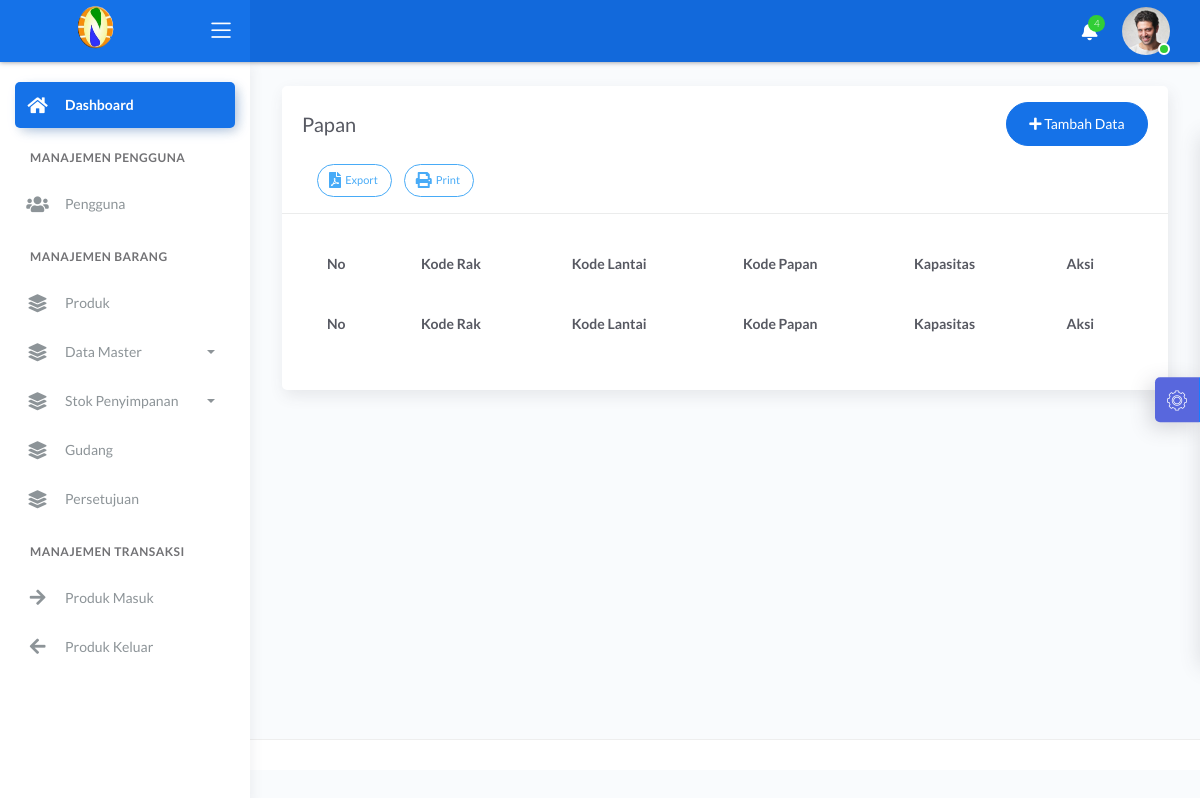
Page /index.php/papan on the earlier database version.
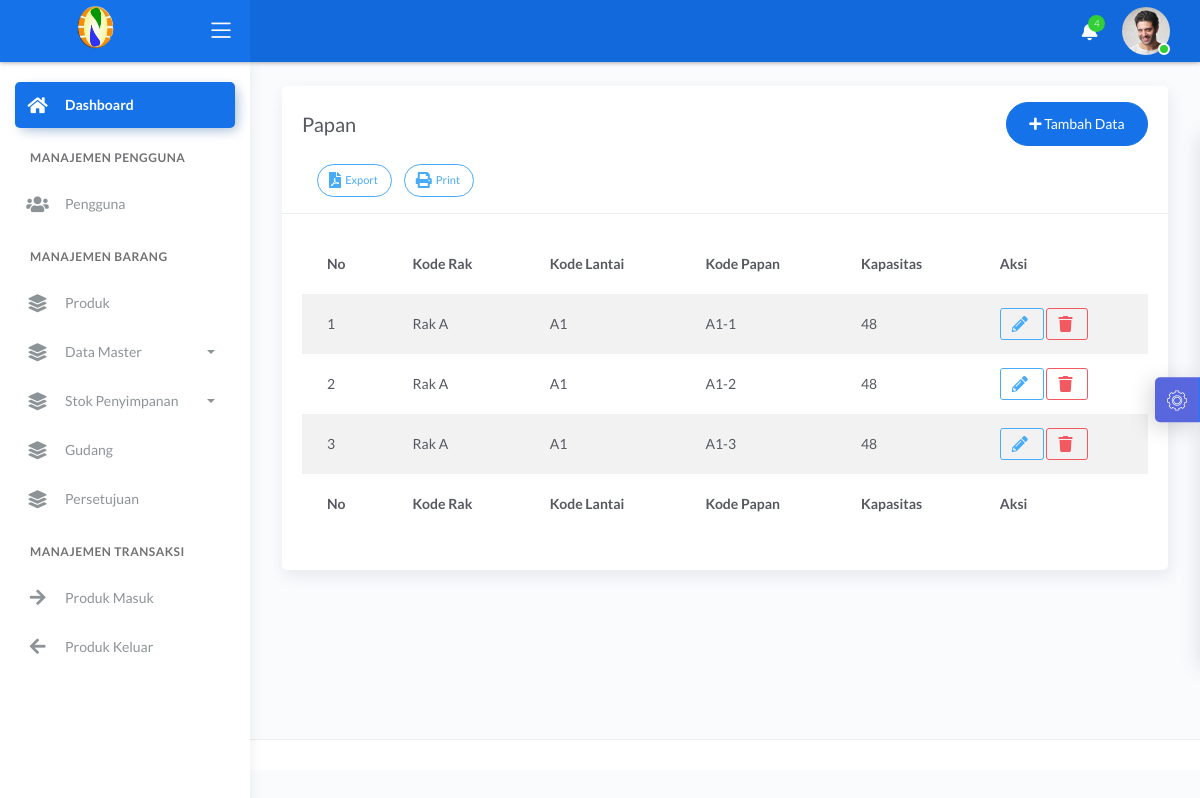
Same page on the later database version.
### tables this page shows
CREATE TABLE `tb_papan` (
  `id_papan` int(11) NOT NULL,
  `id_rak` int(11) NOT NULL,
  `id_lantai` int(11) NOT NULL,
  `kode_papan` varchar(30) NOT NULL,
  `no_urut` int(11) NOT NULL,
  `kapasitas_papan` int(11) NOT NULL
);

CREATE TABLE `tb_rak` (
  `id_rak` int(11) NOT NULL,
  `kode_rak` varchar(30) NOT NULL,
  `kapasitas` int(20) NOT NULL
);

CREATE TABLE `tb_lantai` (
  `id_lantai` int(11) NOT NULL,
  `id_rak` int(11) NOT NULL,
  `kode_lantai` varchar(20) NOT NULL,
  `no_urut` int(11) NOT NULL,
  `kapasitas_lantai` int(11) NOT NULL
);

### application/controllers/Papan.php (called while the page is built, shortened)
<?php
class Papan extends CI_Controller
{
    public function __construct()
    {
        $this->load->model('M_lantai');
        $this->load->model('M_rak');
        $this->load->model('M_papan');
    }
    public function index()
    {
        $data['title'] = 'Papan';
        $data['lantai'] = $this->M_lantai->tampil();
        $data['rak'] = $this->M_rak->tampil();
        $data['papan'] = $this->M_papan->tampil();
        $this->load->view('Template/header',$data);
        $this->load->view('Template/topbar');
        $this->load->view('Template/sidebar');
        $this->load->view('Papan/index', $data);
        $this->load->view('Template/footer');
    }
}

### index.php (called while the page is built, shortened)
<?php
require_once BASEPATH.'core/CodeIgniter.php';

### application/models/M_papan.php (called while the page is built, shortened)
<?php
class M_papan extends CI_Model
{
    public function tampil()
    {
        $this->db->select('*');
        $this->db->from('tb_papan p');
        $this->db->join('tb_lantai l', 'l.id_lantai = p.id_lantai');
        $this->db->join('tb_rak r', 'r.id_rak = p.id_rak');
        return $this->db->get()->result_array();
    }
}

### application/views/Papan/index.php (the view, shortened to what the changed rows need)
<div class="content">
    <div class="page-inner">
        <div class="row">
            <div class="col-md-12">
                <div class="card">
                    <div class="card-body">
                        <div class="table-responsive">
                            <table id="multi-filter-select" class="display table table-striped table-hover">
                                <thead>
                                    <tr>
                                        <th>No</th>
                                        <th>Kode Rak</th>
                                        <th>Kode Lantai</th>
                                        <th>Kode Papan</th>
                                        <th>Kapasitas</th>
                                        <th>Aksi</th>
                                    </tr>
                                </thead>
                                <tfoot>
                                    <tr>
                                        <th>No</th>
                                        <th>Kode Rak</th>
                                        <th>Kode Lantai</th>
                                        <th>Kode Papan</th>
                                        <th>Kapasitas</th>
                                        <th>Aksi</th>
                                    </tr>
                                </tfoot>
                                <tbody>
                                    <?php
                                    $no = 1;
                                    foreach ($papan as $key => $value) { ?>
                                        <tr>
                                            <td><?= $no++; ?></td>
                                            <td><?= $value['kode_rak']; ?></td>
                                            <td><?= $value['kode_lantai']; ?></td>
                                            <td><?= $value['kode_papan']; ?></td>
                                            <td><?= number_format($value['kapasitas_papan'], 0, ',', '.'); ?></td>
                                            <td>
                                                <button data-toggle="modal" data-target="#papanModal_edit" onclick="edit(<?= $value['id_papan'] ?>)" class="btn btn-info btn-border btn-sm">
                                                    <span class="btn-label">
                                                    </span>
                                                </button>
                                                <button onclick="Hapus(<?= $value['id_papan'] ?>)" class="btn btn-danger btn-border btn-sm">
                                                    <span class="btn-label">
                                                    </span>
                                                </button>
                                            </td>
                                        </tr>
                                    <?php
                                    }
                                    ?>
                                </tbody>
                            </table>
                        </div>
                    </div>
                </div>
            </div>
        </div>
    </div>
</div>

Differences in the rows shown:
added tb_papan: id_rak.kode_rak "Rak A", id_lantai.kode_lantai "A1", kode_papan "A1-1", kapasitas_papan "48"
added tb_papan: id_rak.kode_rak "Rak A", id_lantai.kode_lantai "A1", kode_papan "A1-2", kapasitas_papan "48"
added tb_papan: id_rak.kode_rak "Rak A", id_lantai.kode_lantai "A1", kode_papan "A1-3", kapasitas_papan "48"
